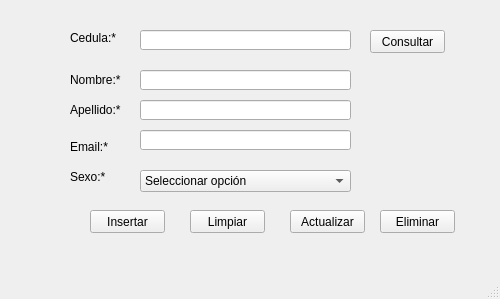
<?xml version="1.0" encoding="UTF-8"?>
<ui version="4.0">
 <class>vtn_persona</class>
 <widget class="QMainWindow" name="vtn_persona">
  <property name="windowModality">
   <enum>Qt::ApplicationModal</enum>
  </property>
  <property name="geometry">
   <rect>
    <x>0</x>
    <y>0</y>
    <width>500</width>
    <height>299</height>
   </rect>
  </property>
  <property name="maximumSize">
   <size>
    <width>500</width>
    <height>299</height>
   </size>
  </property>
  <property name="windowTitle">
   <string>Persona</string>
  </property>
  <widget class="QWidget" name="centralwidget">
   <widget class="QLabel" name="lbl_nombre">
    <property name="geometry">
     <rect>
      <x>70</x>
      <y>70</y>
      <width>61</width>
      <height>20</height>
     </rect>
    </property>
    <property name="text">
     <string>Nombre:*</string>
    </property>
   </widget>
   <widget class="QLineEdit" name="txt_nombre">
    <property name="geometry">
     <rect>
      <x>140</x>
      <y>70</y>
      <width>211</width>
      <height>20</height>
     </rect>
    </property>
    <property name="toolTip">
     <string>Ingrese su nombre</string>
    </property>
    <property name="maxLength">
     <number>50</number>
    </property>
   </widget>
   <widget class="QLabel" name="lbl_apellido">
    <property name="geometry">
     <rect>
      <x>70</x>
      <y>100</y>
      <width>61</width>
      <height>20</height>
     </rect>
    </property>
    <property name="text">
     <string>Apellido:*</string>
    </property>
   </widget>
   <widget class="QLineEdit" name="txt_apellido">
    <property name="geometry">
     <rect>
      <x>140</x>
      <y>100</y>
      <width>211</width>
      <height>20</height>
     </rect>
    </property>
    <property name="maxLength">
     <number>50</number>
    </property>
   </widget>
   <widget class="QPushButton" name="btn_guardar">
    <property name="geometry">
     <rect>
      <x>90</x>
      <y>210</y>
      <width>75</width>
      <height>23</height>
     </rect>
    </property>
    <property name="text">
     <string>Insertar</string>
    </property>
   </widget>
   <widget class="QLineEdit" name="txt_email">
    <property name="geometry">
     <rect>
      <x>140</x>
      <y>130</y>
      <width>211</width>
      <height>20</height>
     </rect>
    </property>
    <property name="maxLength">
     <number>100</number>
    </property>
   </widget>
   <widget class="QLabel" name="lbl_email">
    <property name="geometry">
     <rect>
      <x>70</x>
      <y>140</y>
      <width>47</width>
      <height>13</height>
     </rect>
    </property>
    <property name="text">
     <string>Email:*</string>
    </property>
   </widget>
   <widget class="QLabel" name="lbl_sexo">
    <property name="geometry">
     <rect>
      <x>70</x>
      <y>170</y>
      <width>47</width>
      <height>13</height>
     </rect>
    </property>
    <property name="text">
     <string>Sexo:*</string>
    </property>
   </widget>
   <widget class="QComboBox" name="cb_sexo">
    <property name="geometry">
     <rect>
      <x>140</x>
      <y>170</y>
      <width>211</width>
      <height>22</height>
     </rect>
    </property>
    <item>
     <property name="text">
      <string>Seleccionar opción</string>
     </property>
    </item>
    <item>
     <property name="text">
      <string>Masculino</string>
     </property>
    </item>
    <item>
     <property name="text">
      <string>Femenino</string>
     </property>
    </item>
   </widget>
   <widget class="QLabel" name="lbl_cedula">
    <property name="geometry">
     <rect>
      <x>70</x>
      <y>30</y>
      <width>51</width>
      <height>16</height>
     </rect>
    </property>
    <property name="text">
     <string>Cedula:*</string>
    </property>
   </widget>
   <widget class="QLineEdit" name="txt_cedula">
    <property name="geometry">
     <rect>
      <x>140</x>
      <y>30</y>
      <width>211</width>
      <height>20</height>
     </rect>
    </property>
    <property name="maxLength">
     <number>10</number>
    </property>
   </widget>
   <widget class="QPushButton" name="btn_limpiar">
    <property name="geometry">
     <rect>
      <x>190</x>
      <y>210</y>
      <width>75</width>
      <height>23</height>
     </rect>
    </property>
    <property name="text">
     <string>Limpiar</string>
    </property>
   </widget>
   <widget class="QPushButton" name="btn_consultar">
    <property name="geometry">
     <rect>
      <x>370</x>
      <y>30</y>
      <width>75</width>
      <height>23</height>
     </rect>
    </property>
    <property name="text">
     <string>Consultar</string>
    </property>
   </widget>
   <widget class="QPushButton" name="btn_actualizar">
    <property name="geometry">
     <rect>
      <x>290</x>
      <y>210</y>
      <width>75</width>
      <height>23</height>
     </rect>
    </property>
    <property name="text">
     <string>Actualizar</string>
    </property>
   </widget>
   <widget class="QPushButton" name="btn_eliminar">
    <property name="geometry">
     <rect>
      <x>380</x>
      <y>210</y>
      <width>75</width>
      <height>23</height>
     </rect>
    </property>
    <property name="text">
     <string>Eliminar</string>
    </property>
   </widget>
  </widget>
  <widget class="QStatusBar" name="stb_estado"/>
  <action name="mni_archivo">
   <property name="text">
    <string>Nuevo</string>
   </property>
  </action>
  <action name="mni_abrir">
   <property name="text">
    <string>Abrir</string>
   </property>
  </action>
  <action name="mni_cerrar">
   <property name="text">
    <string>Cerrar</string>
   </property>
  </action>
  <action name="mni_acerca_de">
   <property name="text">
    <string>Acerca de...</string>
   </property>
  </action>
 </widget>
 <tabstops>
  <tabstop>txt_cedula</tabstop>
  <tabstop>btn_consultar</tabstop>
  <tabstop>txt_nombre</tabstop>
  <tabstop>txt_apellido</tabstop>
  <tabstop>txt_email</tabstop>
  <tabstop>cb_sexo</tabstop>
  <tabstop>btn_guardar</tabstop>
  <tabstop>btn_limpiar</tabstop>
 </tabstops>
 <resources/>
 <connections/>
</ui>
